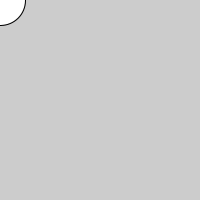
Frame 1 (no input)
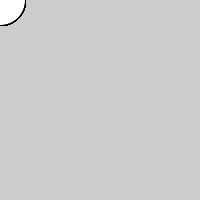
Frame 60 (the mouse pressed at the canvas centre just before this capture)
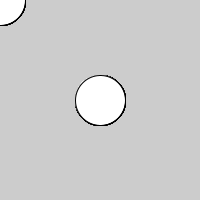
Frame 120 (the mouse held since frame 60 and released just before this capture)

The Processing sketch that drew these frames (run headless with seeded random() and noise(); from frame 60 on, the mouse is pressed at the canvas centre):

// Processing sketch: test01
// ── test01.pde
void setup() {
    size(200, 200);
}

void draw() {
    ellipse(mouseX, mouseY, 50, 50);
}
